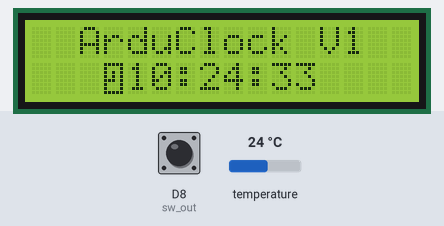
Simulated run of this sketch. Board: ESP8266 (NodeMCU). Shown: 16×2 character LCD. Inputs (shaded band) come from the test bench; at power-on: D8 (sw_out) LOW, temperature 24 °C. The local clock reads 2024-03-15 10:24:30 at power-on unless the sketch sets it.

Above: at 3.2 s.
3.3 s: D8 (sw_out) pulled HIGH for 0.15 s
At 4.2 s:
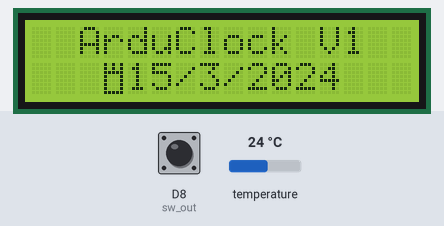
6.4 s: D8 (sw_out) pulled HIGH for 1 s
At 7.3 s:
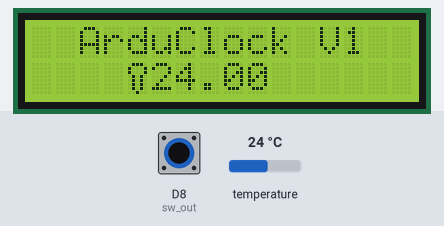
10.4 s: D8 (sw_out) pulled HIGH for 0.15 s
At 12.2 s:
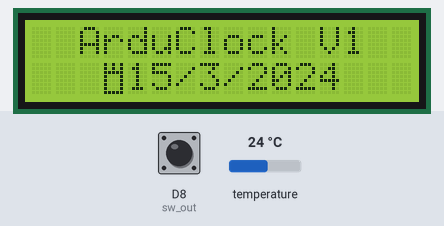
13.5 s: D8 (sw_out) pulled HIGH for 3.2 s
At 14.9 s:
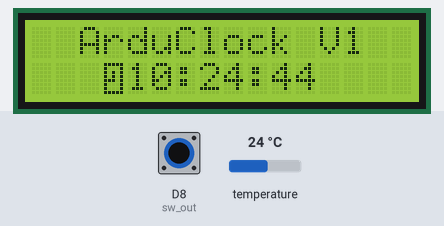
19.7 s: D8 (sw_out) pulled HIGH for 0.15 s
At 22.3 s:
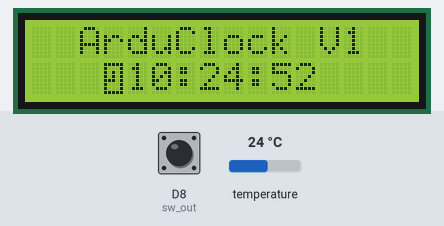
22.8 s: D8 (sw_out) pulled HIGH for 0.15 s
At 23.8 s:
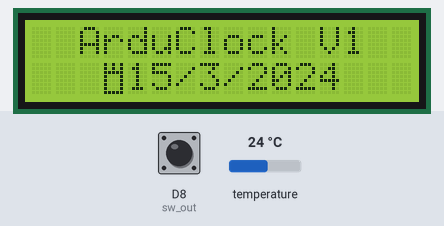
Timing chart, 0 to 25.8 s (numbered marks = the images above; inputs shaded):
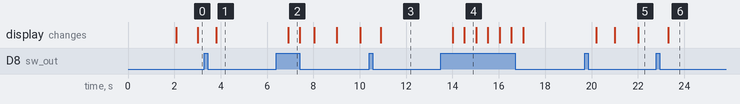

Measured:
- after the input at 3.3 s, the display: changes after 0.51 s (image 1)
- after the input at 6.4 s, the display: changes after 0.51 s (image 2)
- after the input at 10.4 s, the display: changes after 0.51 s (image 3)
- after the input at 13.5 s, the display: first changes after 0.51 s (image 4 shows a later state)
- after the input at 19.7 s, the display: first changes after 0.51 s (image 5 shows a later state)
- after the input at 22.8 s, the display: changes after 0.51 s (image 6)
- what the display in image 4 shows lasts 0.5 s, from 14.5 s to 15.0 s

The sketch:

ArduClock_1.0.ino
```cpp
// (licence header left out)
//RTC Libraries

#include <Wire.h>
#include "RTClib.h"
RTC_DS3231 d_rtc;

//LCD libraries

#include <LiquidCrystal.h>
LiquidCrystal d_lcd(D0,D3,D4,D5,D6,D7);

//Definition of variables for SmartSwitch

int sw_out = D8; //Pin for SmartSwitch button
int sw_state = 0; //Auxiliar variable to store the state of SmartSwitch button

//Auxiliar variable for mode selection

int d_mode = 1;


//Icons for the differents mode of the device

byte temp_icon[] = { //Temperature mode
  B01110,
  B10001,
  B10001,
  B01010,
  B01010,
  B01010,
  B01010,
  B00100
};
byte time_icon[] = { //Time mode
  B11111,
  B10001,
  B10101,
  B10101,
  B11101,
  B10001,
  B10001,
  B11111
};
byte date_icon[] = { //Date mode
  B10101,
  B10101,
  B11111,
  B10001,
  B10001,
  B10001,
  B10001,
  B11111
};

void setup() {

  //Device initialization

  Wire.begin(); //Initialize the i2c communication for RTC Module
  Serial.begin(115200); //Initialize the serial port for debugging purposes
  d_lcd.begin(16, 2); //Initialize the device screen

  //Initialization/Creation of the icons for the different device modes

  d_lcd.createChar(1, temp_icon);
  d_lcd.createChar(2, time_icon);
  d_lcd.createChar(3, date_icon);

  //Welcome splash screen

  welcome_screen();

  delay(2000);

  d_lcd.clear();

}

void loop() {

  //System mode selector

  sw_state = digitalRead(sw_out); //Assignation of sw_state variable

  if (sw_state == 1) {

    delay(500);

    if (d_mode == 1) {

      d_mode = 2;

    } else if (d_mode == 2) {

      d_mode = 3;

    } else if (d_mode == 3) {

      d_mode = 1;

    }

  }

  //System function selector

  switch (d_mode) {

    case 1:

      time_mode();

      break;

    case 2:

      date_mode();

      break;

    case 3:

      temp_mode();

      break;

  }


}

//[SYSTEM FUNCTIONS]


//Welcome splash screen

void welcome_screen() {

  DateTime now = d_rtc.now();

  d_lcd.setCursor(3, 0);
  d_lcd.print("ArduClock");
  d_lcd.setCursor(6, 1);
  d_lcd.print("1.O");

}


//Time mode function

void time_mode() {

  d_lcd.clear();

  DateTime now = d_rtc.now();

  d_lcd.setCursor(2, 0);
  d_lcd.print("ArduClock V1");

  d_lcd.setCursor(3, 1);
  d_lcd.write(2);

  d_lcd.setCursor(4, 1);
  d_lcd.print(now.hour());
  d_lcd.print(":");
  d_lcd.print(now.minute());
  d_lcd.print(":");
  d_lcd.print(now.second());

}

//Date mode function

void date_mode() {

  DateTime now = d_rtc.now();

  d_lcd.clear();

  d_lcd.setCursor(2, 0);
  d_lcd.print("ArduClock V1");

  d_lcd.setCursor(3, 1);
  d_lcd.write(3);

  d_lcd.setCursor(4, 1);
  d_lcd.print(now.day());
  d_lcd.print("/");
  d_lcd.print(now.month());
  d_lcd.print("/");
  d_lcd.print(now.year());

}


//Temperature mode function

void temp_mode() {

  d_lcd.clear();

  d_lcd.setCursor(2, 0);
  d_lcd.print("ArduClock V1");

  d_lcd.setCursor(4, 1);
  d_lcd.write(1);

  d_lcd.setCursor(5, 1);
  d_lcd.print(d_rtc.getTemperature());

}
```
